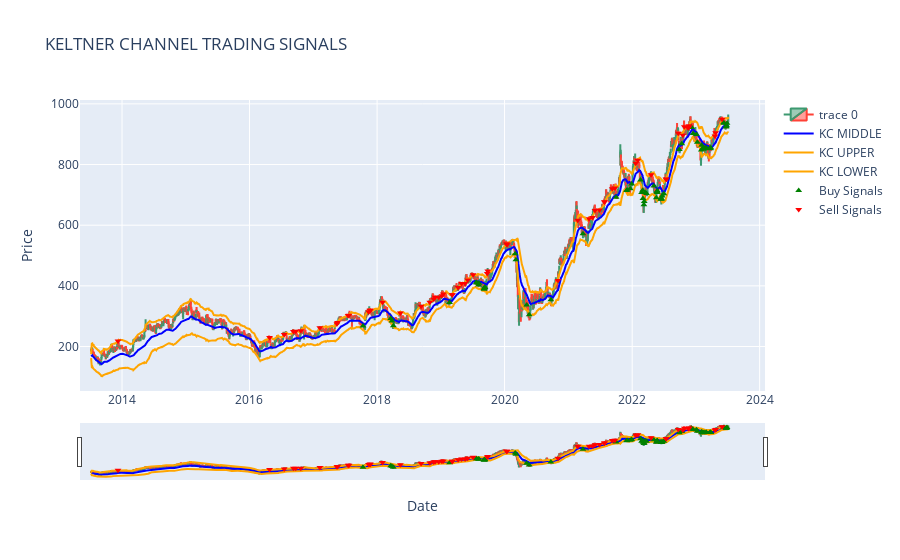

Notebook cell for this chart:
### Code cell
candlestick = go.Candlestick(
    x=data.index,
    open=data['Open'],
    high=data['High'],
    low=data['Low'],
    close=data['Close']
)

fig = go.Figure()

fig.add_trace(candlestick)

fig.add_trace(go.Scatter(
    x=data.index, y=middle_kc,
    mode='lines',
    name='KC MIDDLE',
    line=dict(color='blue')
))

fig.add_trace(go.Scatter(
    x=data.index, y=upper_kc,
    mode='lines',
    name='KC UPPER',
    line=dict(color='orange')
))

fig.add_trace(go.Scatter(
    x=data.index, y=lower_kc,
    mode='lines',
    name='KC LOWER',
    line=dict(color='orange')
))

fig.add_trace(go.Scatter(
    x=signals[signals['Signal'] == 1].index,
    y=data.loc[signals['Signal'] == 1, 'Close'],
    mode='markers',
    marker=dict(symbol="triangle-up", color="green"),
    name='Buy Signals'
))

fig.add_trace(go.Scatter(
    x=signals[signals['Signal'] == -1].index,
    y=data.loc[signals['Signal'] == -1, 'Close'],
    mode='markers',
    marker=dict(symbol="triangle-down", color="red"),
    name='Sell Signals'
))

fig.update_layout(
    title='KELTNER CHANNEL TRADING SIGNALS',
    xaxis=dict(title='Date'),
    yaxis=dict(title='Price'),
    showlegend=True
)

fig.show()

### Figure 1 — Plotly figure (JSON) as saved in the notebook; plotly's stock layout.template omitted (floating-point values rounded to 4 significant figures; data arrays with more than 128 entries replaced by an {"elided": "..."} marker saying what was removed)
{"data": [{"close": {"elided": "2464 float values"}, "high": {"elided": "2464 float values"}, "low": {"elided": "2464 float values"}, "open": {"elided": "2464 float values"}, "type": "candlestick", "x": {"elided": "2464 str values"}}, {"line": {"color": "blue"}, "mode": "lines", "name": "KC MIDDLE", "type": "scatter", "x": {"elided": "2464 str values"}, "y": {"elided": "2464 float values"}}, {"line": {"color": "orange"}, "mode": "lines", "name": "KC UPPER", "type": "scatter", "x": {"elided": "2464 str values"}, "y": {"elided": "2464 float values"}}, {"line": {"color": "orange"}, "mode": "lines", "name": "KC LOWER", "type": "scatter", "x": {"elided": "2464 str values"}, "y": {"elided": "2464 float values"}}, {"marker": {"color": "green", "symbol": "triangle-up"}, "mode": "markers", "name": "Buy Signals", "type": "scatter", "x": ["2017-10-12T00:00:00", "2018-03-20T00:00:00", "2018-03-27T00:00:00", "2018-04-04T00:00:00", "2019-02-20T00:00:00", "2019-07-23T00:00:00", "2019-07-25T00:00:00", "2019-08-05T00:00:00", "2019-08-07T00:00:00", "2019-09-05T00:00:00", "2019-09-06T00:00:00", "2019-09-09T00:00:00", "2019-09-11T00:00:00", "2020-03-02T00:00:00", "2020-03-06T00:00:00", "2020-05-07T00:00:00", "2020-05-21T00:00:00", "2020-09-22T00:00:00", "2021-03-25T00:00:00", "2021-10-01T00:00:00", "2021-11-30T00:00:00", "2021-12-03T00:00:00", "2021-12-21T00:00:00", "2021-12-29T00:00:00", "2022-02-18T00:00:00", "2022-02-24T00:00:00", "2022-03-02T00:00:00", "2022-03-04T00:00:00", "2022-03-09T00:00:00", "2022-03-11T00:00:00", "2022-03-16T00:00:00", "2022-03-24T00:00:00", "2022-05-05T00:00:00", "2022-05-19T00:00:00", "2022-05-23T00:00:00", "2022-05-24T00:00:00", "2022-05-25T00:00:00", "2022-06-14T00:00:00", "2022-06-15T00:00:00", "2022-06-20T00:00:00", "2022-06-21T00:00:00", "2022-07-01T00:00:00", "2022-09-28T00:00:00", "2022-10-12T00:00:00", "2022-12-06T00:00:00", "2022-12-07T00:00:00", "2022-12-16T00:00:00", "2023-01-04T00:00:00", "2023-01-09T00:00:00", "2023-02-01T00:00:00", "2023-02-03T00:00:00", "2023-02-10T00:00:00", "2023-02-13T00:00:00", "2023-02-21T00:00:00", "2023-02-28T00:00:00", "2023-03-02T00:00:00", "2023-03-23T00:00:00", "2023-03-24T00:00:00", "2023-03-28T00:00:00", "2023-06-08T00:00:00", "2023-06-12T00:00:00", "2023-06-22T00:00:00", "2023-06-23T00:00:00", "2023-06-26T00:00:00", "2023-06-28T00:00:00"], "y": [267.5, 292, 283.9, 268.6, 345.2, 412.0, 409, 402.6, 408.4, 389, 391.4, 395.5, 394.6, 506.1, 486.4, 336.8, 304.4, 354.4, 571.5, 692.3, 714.3, 716.3, 720.3, 735.7, 748.9, 707.4, 714.8, 688.0, 667.5, 677.9, 708, 704.2, 728.8, 690.3, 711.0, 708.2, 713.3, 685.5, 687.2, 686.0, 696.1, 703.9, 849.5, 868.3, 922.7, 922.2, 902, 899.1, 873.3, 848.0, 863.8, 853.8, 850.7, 854.2, 854.8, 854, 855.5, 852.4, 854.8, 937.9, 936.0, 925.8, 923.5, 927.5, 936.1]}, {"marker": {"color": "red", "symbol": "triangle-down"}, "mode": "markers", "name": "Sell Signals", "type": "scatter", "x": ["2013-12-09T00:00:00", "2016-04-25T00:00:00", "2016-07-18T00:00:00", "2016-09-09T00:00:00", "2016-09-22T00:00:00", "2016-10-21T00:00:00", "2017-02-07T00:00:00", "2017-05-16T00:00:00", "2017-05-19T00:00:00", "2017-07-19T00:00:00", "2017-07-24T00:00:00", "2017-11-14T00:00:00", "2017-11-21T00:00:00", "2017-11-22T00:00:00", "2017-11-23T00:00:00", "2018-02-01T00:00:00", "2018-05-14T00:00:00", "2018-09-10T00:00:00", "2018-10-30T00:00:00", "2018-11-21T00:00:00", "2018-11-29T00:00:00", "2018-12-20T00:00:00", "2019-01-07T00:00:00", "2019-01-15T00:00:00", "2019-03-07T00:00:00", "2019-03-08T00:00:00", "2019-04-10T00:00:00", "2019-04-30T00:00:00", "2019-05-20T00:00:00", "2019-06-04T00:00:00", "2019-07-05T00:00:00", "2019-09-24T00:00:00", "2019-09-27T00:00:00", "2020-01-13T00:00:00", "2020-01-15T00:00:00", "2020-11-02T00:00:00", "2021-02-23T00:00:00", "2021-04-29T00:00:00", "2021-05-19T00:00:00", "2021-06-02T00:00:00", "2021-06-28T00:00:00", "2021-07-26T00:00:00", "2021-07-27T00:00:00", "2021-09-09T00:00:00", "2021-09-24T00:00:00", "2022-01-21T00:00:00", "2022-02-02T00:00:00", "2022-04-19T00:00:00", "2022-07-14T00:00:00", "2022-07-15T00:00:00", "2022-09-22T00:00:00", "2022-10-18T00:00:00", "2022-10-27T00:00:00", "2022-11-18T00:00:00", "2022-11-22T00:00:00", "2022-11-23T00:00:00", "2023-04-20T00:00:00", "2023-04-24T00:00:00", "2023-05-31T00:00:00"], "y": [218.5, 230.0, 239.5, 249.2, 250.5, 252.2, 261.9, 275.1, 279.1, 302.2, 303.0, 314.1, 319.9, 318.9, 319.5, 346.2, 310.1, 332.9, 345.7, 356.8, 362.2, 362.1, 367.7, 372.8, 370.8, 370.6, 394.2, 407.5, 407.7, 419.1, 436.4, 440.9, 449.2, 538.6, 535.6, 417.5, 616.3, 621.5, 625.5, 648.3, 650.3, 676.8, 677.5, 720.2, 723.0, 804.5, 813.8, 766.3, 752.4, 751.2, 903.4, 896.9, 924.4, 920.3, 923.7, 927.5, 894.4, 904.8, 949.2]}], "layout": {"showlegend": true, "title": {"text": "KELTNER CHANNEL TRADING SIGNALS"}, "xaxis": {"title": {"text": "Date"}}, "yaxis": {"title": {"text": "Price"}}}}
